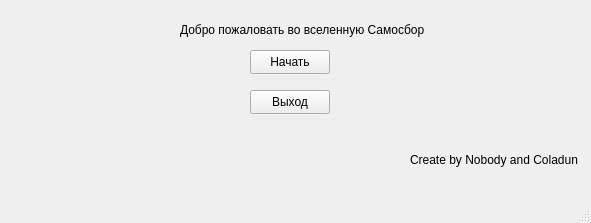
<?xml version="1.0" encoding="UTF-8"?>
<ui version="4.0">
 <class>MainWindow</class>
 <widget class="QMainWindow" name="MainWindow">
  <property name="geometry">
   <rect>
    <x>0</x>
    <y>0</y>
    <width>591</width>
    <height>223</height>
   </rect>
  </property>
  <property name="windowTitle">
   <string>MainWindow</string>
  </property>
  <widget class="QWidget" name="centralwidget">
   <widget class="QLabel" name="labelHello">
    <property name="geometry">
     <rect>
      <x>180</x>
      <y>20</y>
      <width>251</width>
      <height>20</height>
     </rect>
    </property>
    <property name="text">
     <string>Добро пожаловать во вселенную Самосбор</string>
    </property>
   </widget>
   <widget class="QLabel" name="labelCreateBy">
    <property name="geometry">
     <rect>
      <x>410</x>
      <y>150</y>
      <width>171</width>
      <height>20</height>
     </rect>
    </property>
    <property name="text">
     <string>Create by Nobody and Coladun</string>
    </property>
   </widget>
   <widget class="QPushButton" name="pushButtonStart">
    <property name="geometry">
     <rect>
      <x>250</x>
      <y>50</y>
      <width>80</width>
      <height>24</height>
     </rect>
    </property>
    <property name="text">
     <string>Начать</string>
    </property>
   </widget>
   <widget class="QPushButton" name="pushButtonExit">
    <property name="geometry">
     <rect>
      <x>250</x>
      <y>90</y>
      <width>80</width>
      <height>24</height>
     </rect>
    </property>
    <property name="text">
     <string>Выход</string>
    </property>
   </widget>
  </widget>
  <widget class="QMenuBar" name="menubar">
   <property name="geometry">
    <rect>
     <x>0</x>
     <y>0</y>
     <width>591</width>
     <height>21</height>
    </rect>
   </property>
  </widget>
  <widget class="QStatusBar" name="statusbar"/>
 </widget>
 <resources/>
 <connections/>
</ui>
